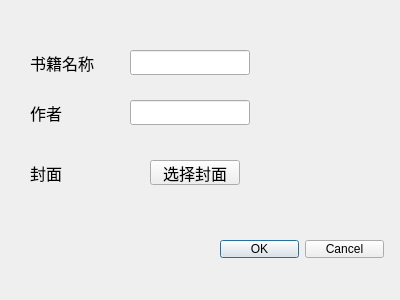
<?xml version="1.0" encoding="UTF-8"?>
<ui version="4.0">
 <class>BookEditDialog</class>
 <widget class="QDialog" name="BookEditDialog">
  <property name="geometry">
   <rect>
    <x>0</x>
    <y>0</y>
    <width>400</width>
    <height>300</height>
   </rect>
  </property>
  <property name="windowTitle">
   <string>Dialog</string>
  </property>
  <widget class="QDialogButtonBox" name="buttonBox">
   <property name="geometry">
    <rect>
     <x>220</x>
     <y>240</y>
     <width>164</width>
     <height>18</height>
    </rect>
   </property>
   <property name="orientation">
    <enum>Qt::Orientation::Horizontal</enum>
   </property>
   <property name="standardButtons">
    <set>QDialogButtonBox::StandardButton::Cancel|QDialogButtonBox::StandardButton::Ok</set>
   </property>
  </widget>
  <widget class="QLabel" name="label">
   <property name="geometry">
    <rect>
     <x>30</x>
     <y>50</y>
     <width>70</width>
     <height>25</height>
    </rect>
   </property>
   <property name="font">
    <font>
     <family>楷体</family>
     <pointsize>12</pointsize>
    </font>
   </property>
   <property name="text">
    <string>书籍名称</string>
   </property>
  </widget>
  <widget class="QLabel" name="label_2">
   <property name="geometry">
    <rect>
     <x>30</x>
     <y>100</y>
     <width>70</width>
     <height>25</height>
    </rect>
   </property>
   <property name="font">
    <font>
     <family>楷体</family>
     <pointsize>12</pointsize>
    </font>
   </property>
   <property name="text">
    <string>作者</string>
   </property>
  </widget>
  <widget class="QLabel" name="label_3">
   <property name="geometry">
    <rect>
     <x>30</x>
     <y>160</y>
     <width>70</width>
     <height>25</height>
    </rect>
   </property>
   <property name="font">
    <font>
     <family>楷体</family>
     <pointsize>12</pointsize>
    </font>
   </property>
   <property name="text">
    <string>封面</string>
   </property>
  </widget>
  <widget class="QLineEdit" name="titleEdit">
   <property name="geometry">
    <rect>
     <x>130</x>
     <y>50</y>
     <width>120</width>
     <height>25</height>
    </rect>
   </property>
  </widget>
  <widget class="QLineEdit" name="authorEdit">
   <property name="geometry">
    <rect>
     <x>130</x>
     <y>100</y>
     <width>120</width>
     <height>25</height>
    </rect>
   </property>
  </widget>
  <widget class="QPushButton" name="coverButton">
   <property name="geometry">
    <rect>
     <x>150</x>
     <y>160</y>
     <width>90</width>
     <height>25</height>
    </rect>
   </property>
   <property name="font">
    <font>
     <family>楷体</family>
     <pointsize>12</pointsize>
    </font>
   </property>
   <property name="text">
    <string>选择封面</string>
   </property>
  </widget>
 </widget>
 <resources/>
 <connections>
  <connection>
   <sender>buttonBox</sender>
   <signal>accepted()</signal>
   <receiver>BookEditDialog</receiver>
   <slot>accept()</slot>
   <hints>
    <hint type="sourcelabel">
     <x>248</x>
     <y>254</y>
    </hint>
    <hint type="destinationlabel">
     <x>157</x>
     <y>274</y>
    </hint>
   </hints>
  </connection>
  <connection>
   <sender>buttonBox</sender>
   <signal>rejected()</signal>
   <receiver>BookEditDialog</receiver>
   <slot>reject()</slot>
   <hints>
    <hint type="sourcelabel">
     <x>316</x>
     <y>260</y>
    </hint>
    <hint type="destinationlabel">
     <x>286</x>
     <y>274</y>
    </hint>
   </hints>
  </connection>
 </connections>
</ui>
